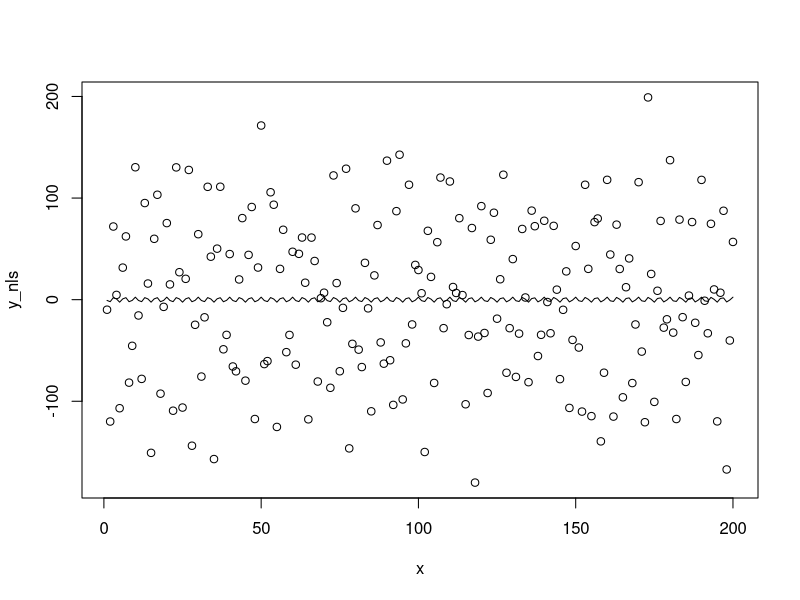
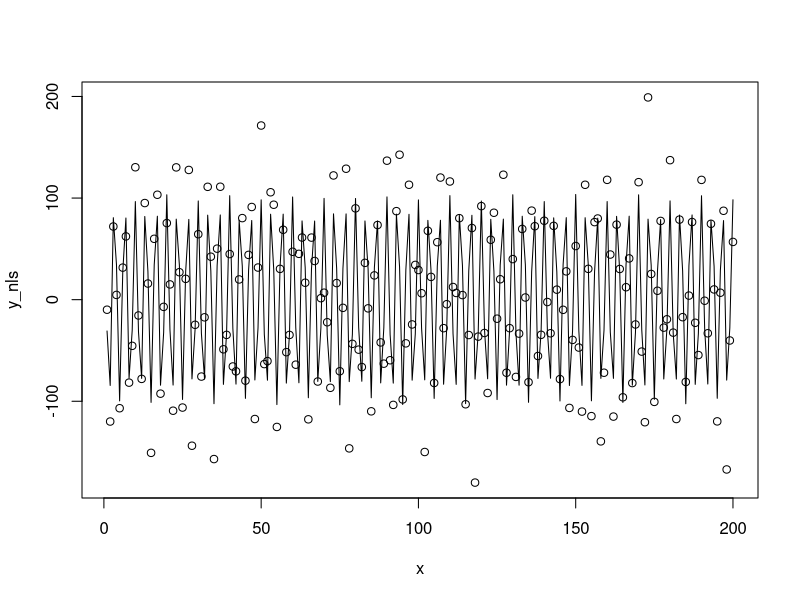

Recreate these plots in R, in order.
# The Weierstrass function

wf <- function(x,n,a,b)
{
  v <- NULL
  for(j in 1:n)
  {
    v[j] <- (a^j)*cos((b^j)*x)
  }
  return(sum(v))
}

# The parameters initialization
a <- 100
b <- 71
# wf_iteration is 1, which means the data is in stable period

# The residual's IIDN parameters
std_dev <- 40
n <- 200            # the number of parameters
u <- rnorm(n,0,std_dev)
x <- 1:n


# The stable data is generated, along with the trend.
y_nls <- NULL
y_nls_trend <- NULL

for(i in 1:n)
{
  y_nls[i] <- wf(x[i],1,a,b) + u[i]
  y_nls_trend[i] <- wf(x[i],1,a,b)
}

# The nls function in R is used for the nonlinear estimations. However, it
# requires some parameters with which it begins the estimations. The alpha
# and beta are initialized with the data generating parameters.
init_parameters <- list(alpha = a, beta = b)

model_nls_stable <- nls(y_nls ~ alpha*cos(beta*x), start = init_parameters)
summary(model_nls_stable)

# The line function plots the difference between actual trend and fitted model
plot(x, y_nls)
lines(x, y_nls_trend - fitted(model_nls_stable))

# A manual calculation is also provided to check efficiency.
b_est_func <- function(b_coeff)
{
    (
      sum( x*y_nls * sin(b_coeff*x) ) * sum( (cos(b_coeff*x))^2 )
    ) -
    (
      sum( y_nls * cos(b_coeff*x) ) * sum(x*sin(b_coeff*x)*sin(b_coeff*x))
    )
}

b_est <- uniroot(b_est_func, interval = c(b-10,b+10), extendInt = "yes")$root
a_est <- sum( y_nls * cos(b_est*x) ) /
  sum( (cos(b_est*x))^2 )

c(a_est,b_est)

# The plot of the data with the least square technique.
plot(x, y_nls)
lines(x, y_nls_trend - (a_est * cos(b_est * x)))